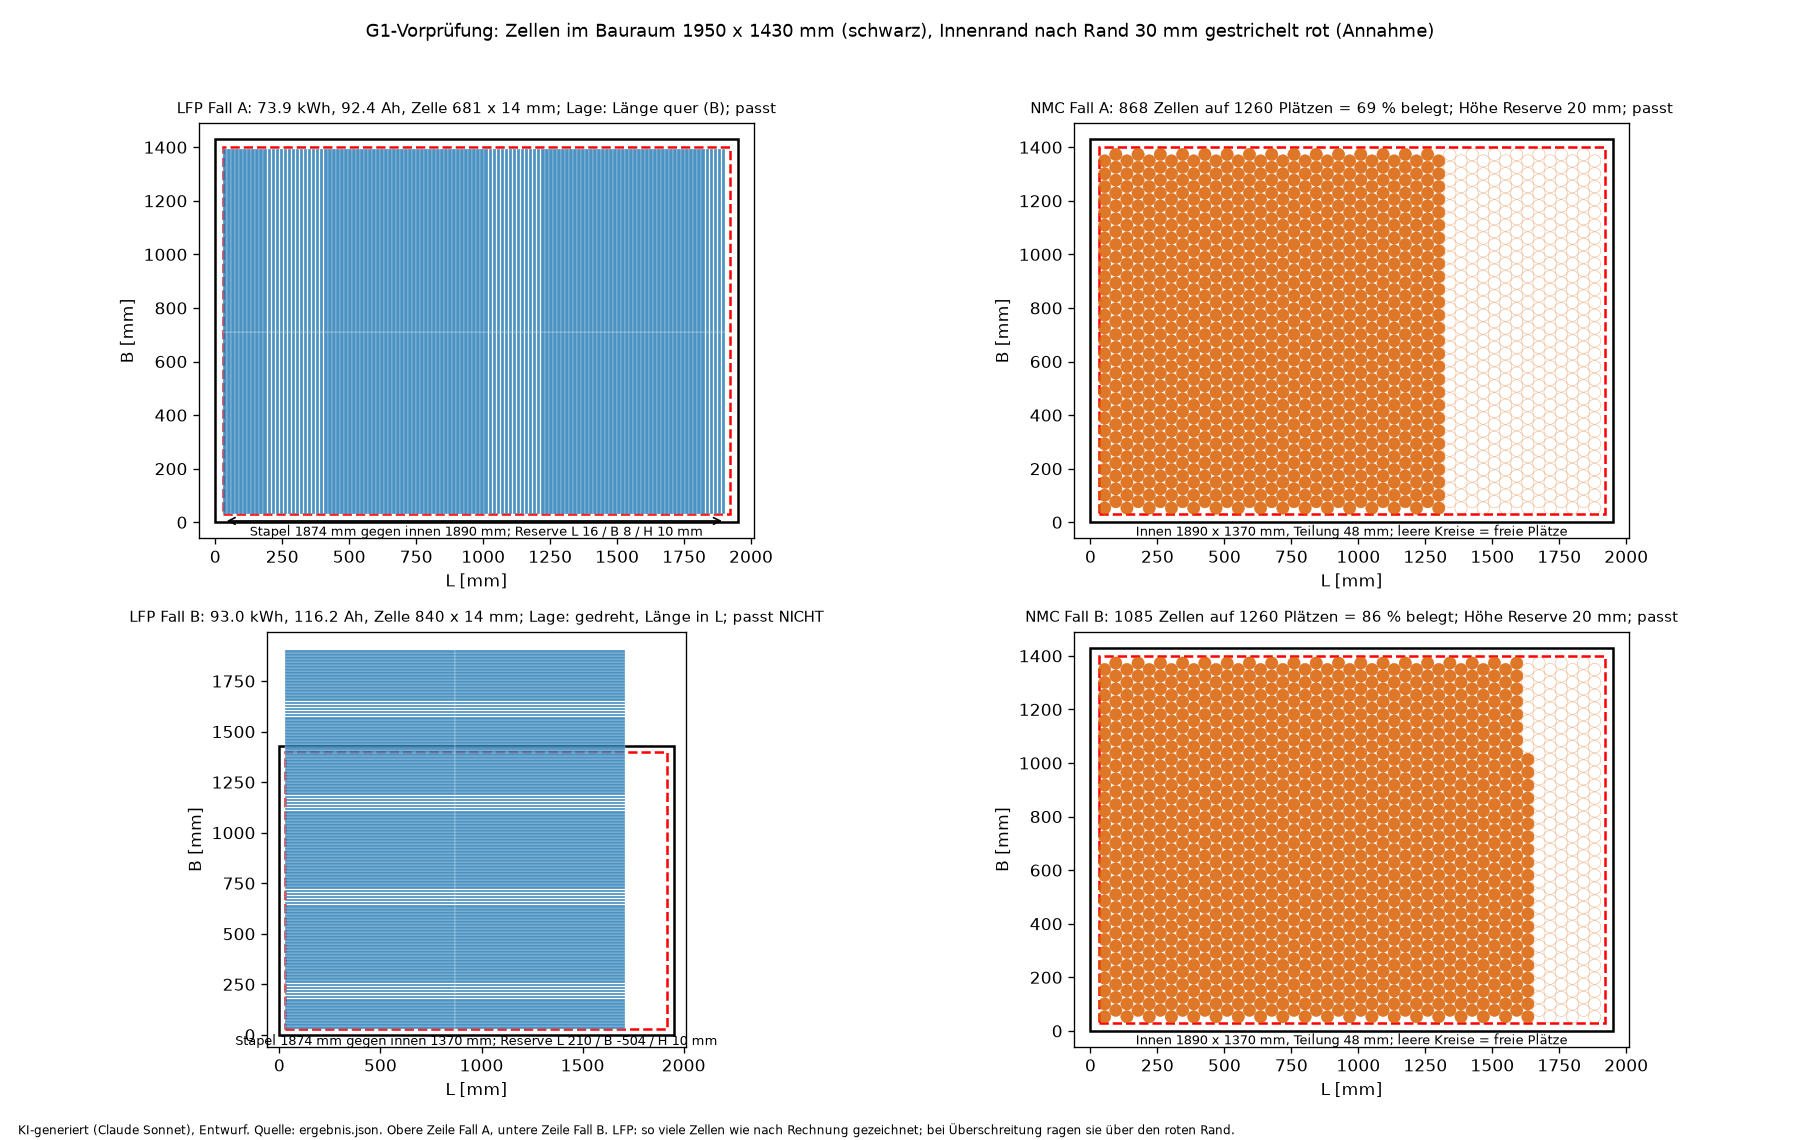

Source code (Python):
#!/usr/bin/env python3
"""KI-generiert (Claude Sonnet, 2026-11-17). Auftrag G1-V (Opus), Dok. ERW-G1. Status: Entwurf.
Liest NUR eingaben.json. Schreibt ergebnis.json, anordnung.png, anordnung_lesehilfe.md, ERGEBNIS.md, ERGEBNIS_kurz.txt,
praesentation/bausteine/G1.md. Laufzeit: Sekunden. Die Prüfgrenzen im Abgleich stammen aus ERWARTUNG.md (Abschnitt „Verfehlte Erwartung“)."""
import json, math, os
import matplotlib
matplotlib.use("Agg")
import matplotlib.pyplot as plt
from matplotlib.patches import Rectangle, Circle

D = os.path.dirname(os.path.abspath(__file__))
ROOT = os.path.abspath(os.path.join(D, "..", "..", ".."))
E = json.load(open(os.path.join(D, "eingaben.json"), encoding="utf-8"))
v = lambda k: E[k]["wert"]
BASIS = dict(
    bauraum=v("bauraum_mm"), rand=v("rand_je_seite_mm"), h_unten=v("hoehe_unten_mm"), h_oben=v("hoehe_oben_mm"),
    gap_lfp=E["LFP"]["zellabstand_mm"]["wert"], gap_nmc=E["NMC"]["zellabstand_mm"]["wert"])
BAND = dict(rand=E["rand_je_seite_mm"]["band"], h_unten=E["hoehe_unten_mm"]["band"], h_oben=E["hoehe_oben_mm"]["band"],
            gap_lfp=E["LFP"]["zellabstand_mm"]["band"], gap_nmc=E["NMC"]["zellabstand_mm"]["band"])
L_ = E["LFP"]; N_ = E["NMC"]
S = L_["s"]; UN = L_["nennspannung_V"]
FALL_E = {"A": {"LFP": E["energie_kWh"]["A"], "NMC": E["energie_kWh"]["A"]},
          "B": {"LFP": E["energie_kWh"]["B_LFP"], "NMC": E["energie_kWh"]["B_NMC"]}}
NMC_Z = {"A": N_["zellen"]["A"], "B": N_["zellen"]["B"]}

def stapel(n, dicke, gap):   # Länge von n Zellen in einer Reihe mit Abstand gap dazwischen
    return n * dicke + max(n - 1, 0) * gap

def lfp(p, fall):
    Lb, Bb, Hb = p["bauraum"]; Li, Bi = Lb - 2 * p["rand"], Bb - 2 * p["rand"]
    H = L_["querschnitt_hoehe_mm"]["wert"] + p["h_unten"] + p["h_oben"]
    ah = FALL_E[fall]["LFP"] * 1000 / (S * UN)
    # Längenregel aus eingaben.json (laenge_regel): Elektrodenlänge ∝ Ah, dazu feste Endzone = laenge_ref - elektrode_ref
    endzone = L_["laenge_ref_mm"]["wert"] - L_["elektrode_ref_mm"]["wert"]
    laenge = L_["elektrode_ref_mm"]["wert"] * ah / L_["kapazitaet_ref_Ah"]["wert"] + endzone
    dk, g = L_["dicke_mm"]["wert"], p["gap_lfp"]
    lage = {}
    for name, quer_ist_B in (("Länge quer (B)", True), ("gedreht, Länge in L", False)):
        lang_ri, stap_ri = (Bi, Li) if quer_ist_B else (Li, Bi)   # Richtung der Zelllänge, Richtung der Stapelung
        n_reihen = int(lang_ri // laenge)
        if n_reihen < 1:
            lage[name] = dict(reihen=0, je_reihe=None, laenge_belegt_mm=laenge, stapel_belegt_mm=None,
                              reserve_Zelllaenge_mm=lang_ri - laenge, reserve_Stapel_mm=None, passt=False,
                              reserve_L_mm=(lang_ri - laenge) if not quer_ist_B else None,
                              reserve_B_mm=(lang_ri - laenge) if quer_ist_B else None)
            continue
        je = math.ceil(S / n_reihen); st = stapel(je, dk, g)
        res_l = lang_ri - n_reihen * laenge; res_s = stap_ri - st
        lage[name] = dict(reihen=n_reihen, je_reihe=je, laenge_belegt_mm=n_reihen * laenge, stapel_belegt_mm=st,
                          reserve_Zelllaenge_mm=res_l, reserve_Stapel_mm=res_s, passt=(res_l >= 0 and res_s >= 0),
                          reserve_L_mm=res_s if quer_ist_B else res_l, reserve_B_mm=res_l if quer_ist_B else res_s)
    # beste Lage: passt, sonst kleinste Überschreitung (größtes min. Reserve)
    def guete(k):
        d = lage[k]; r = [x for x in (d["reserve_L_mm"], d["reserve_B_mm"]) if x is not None]
        return (d["passt"], min(r) if r else -1e9)
    beste = max(lage, key=guete)
    bl = lage[beste]
    res_h = Hb - H
    return dict(energie_kWh=FALL_E[fall]["LFP"], ah=ah, laenge_mm=laenge, dicke_mm=dk, innen_L_mm=Li, innen_B_mm=Bi,
                hoehe_noetig_mm=H, reserve_H_mm=res_h, lagen=lage, beste_lage=beste,
                passt_L=(bl["reserve_L_mm"] is not None and bl["reserve_L_mm"] >= 0),
                passt_B=(bl["reserve_B_mm"] is not None and bl["reserve_B_mm"] >= 0), passt_H=res_h >= 0,
                reserve_L_mm=bl["reserve_L_mm"], reserve_B_mm=bl["reserve_B_mm"],
                passt=bool(bl["passt"] and res_h >= 0))

def hex_plaetze(W, Hh, d, t):
    """Sechseckpackung, Reihen entlang W; Mittelpunkte mit Abstand >= d/2 zum Rand. Gibt (Plätze, Reihenzahl, n_gerade, n_ungerade)."""
    rp = t * math.sqrt(3) / 2
    if W < d or Hh < d: return 0, 0, 0, 0
    n_g = int((W - d) // t) + 1
    n_u = int((W - d - t / 2) // t) + 1 if W - d - t / 2 >= 0 else 0
    reihen = int((Hh - d) // rp) + 1
    gesamt = sum(n_g if i % 2 == 0 else n_u for i in range(reihen))
    return gesamt, reihen, n_g, n_u

def nmc(p, fall):
    Lb, Bb, Hb = p["bauraum"]; Li, Bi = Lb - 2 * p["rand"], Bb - 2 * p["rand"]
    d = N_["durchmesser_mm"]["wert"]; t = d + p["gap_nmc"]
    H = N_["hoehe_mm"]["wert"] + p["h_unten"] + p["h_oben"]
    o1 = hex_plaetze(Li, Bi, d, t); o2 = hex_plaetze(Bi, Li, d, t)
    (pl, reihen, n_g, n_u), richt = (o1, "Reihen entlang L") if o1[0] >= o2[0] else (o2, "Reihen entlang B")
    z = NMC_Z[fall]; res_h = Hb - H
    return dict(energie_kWh=FALL_E[fall]["NMC"], zellen=z, teilung_mm=t, innen_L_mm=Li, innen_B_mm=Bi, hoehe_noetig_mm=H,
                reserve_H_mm=res_h, plaetze_L_Reihen=o1[0], plaetze_B_Reihen=o2[0], plaetze=pl, richtung=richt,
                reihen=reihen, je_gerade_reihe=n_g, je_ungerade_reihe=n_u, belegung_prozent=100 * z / pl if pl else None,
                reserve_plaetze=pl - z, passt_Flaeche=pl >= z, passt_H=res_h >= 0, passt=bool(pl >= z and res_h >= 0))

def alle(p):
    return {"LFP": {f: lfp(p, f) for f in "AB"}, "NMC": {f: nmc(p, f) for f in "AB"}}

basis = alle(BASIS)
# Empfindlichkeit: je Annahme einzeln auf Bandenden, andere bleiben auf Basis
emp = []
for key in ("rand", "gap_lfp", "gap_nmc", "h_unten", "h_oben"):
    for w in BAND[key]:
        p = dict(BASIS); p[key] = w; r = alle(p)
        zeile = {"annahme": key, "wert": w, "basis_wert": BASIS[key], "urteil": {}, "kippt": []}
        for var in ("LFP", "NMC"):
            for f in "AB":
                u = r[var][f]["passt"]; zeile["urteil"][f"{var}_{f}"] = u
                if u != basis[var][f]["passt"]: zeile["kippt"].append(f"{var}_{f}")
        emp.append(zeile)
kipper = sorted({(z["annahme"], k) for z in emp for k in z["kippt"]})
ERG = {"hinweis": "KI-generiert (Claude Sonnet, 2026-11-17). Aus eingaben.json durch anordnung.py. Längen-Abstandsregel: n Zellen = n*Dicke + (n-1)*Abstand.",
       "basis": BASIS, "baender": BAND, "ergebnis": basis, "empfindlichkeit": emp, "kippende_annahmen": [list(k) for k in kipper]}
json.dump(ERG, open(os.path.join(D, "ergebnis.json"), "w", encoding="utf-8"), indent=1, ensure_ascii=False)

# ---------- Bild
fig, axs = plt.subplots(2, 2, figsize=(15, 9.5))
Lb, Bb, Hb = BASIS["bauraum"]; r = BASIS["rand"]
def rahmen(ax, titel, extra_x=0, extra_y=0):
    ax.add_patch(Rectangle((0, 0), Lb, Bb, fill=False, ec="k", lw=1.5))
    ax.add_patch(Rectangle((r, r), Lb - 2 * r, Bb - 2 * r, fill=False, ec="red", ls="--", lw=1.5))
    ax.set_xlim(-60, Lb + 60 + extra_x); ax.set_ylim(-60, Bb + 60 + extra_y); ax.set_aspect("equal")
    ax.set_title(titel, fontsize=9); ax.set_xlabel("L [mm]"); ax.set_ylabel("B [mm]")
for i, f in enumerate("AB"):
    a = axs[i][0]; d = basis["LFP"][f]; lg = d["lagen"][d["beste_lage"]]
    ow = max(0, (lg["stapel_belegt_mm"] or 0) - d["innen_L_mm"]) if d["beste_lage"].startswith("Länge quer") else 0
    # Zeichnen: Reihen
    quer = d["beste_lage"].startswith("Länge quer")
    ex = 0; ey = 0
    if lg["reihen"] > 0:
        if quer:
            ex = max(0, lg["stapel_belegt_mm"] - d["innen_L_mm"]); ey = 0
        else:
            ey = max(0, lg["stapel_belegt_mm"] - d["innen_B_mm"])
    rahmen(a, f"LFP Fall {f}: {d['energie_kWh']:.1f} kWh, {d['ah']:.1f} Ah, Zelle {d['laenge_mm']:.0f} x {d['dicke_mm']:.0f} mm; Lage: {d['beste_lage']}; "
              f"{'passt' if d['passt'] else 'passt NICHT'}", ex, ey)
    if lg["reihen"] > 0:
        pitch = d["dicke_mm"] + BASIS["gap_lfp"]
        n_gez = 0
        for rr in range(lg["reihen"]):
            for k in range(lg["je_reihe"]):
                if n_gez >= S: break
                n_gez += 1
                if quer: x = r + k * pitch; y = r + rr * d["laenge_mm"]; w, h = d["dicke_mm"], d["laenge_mm"]
                else: x = r + rr * d["laenge_mm"]; y = r + k * pitch; w, h = d["laenge_mm"], d["dicke_mm"]
                a.add_patch(Rectangle((x, y), w, h, fc="#1f77b4", ec="white", lw=0.2, alpha=.8))
        if quer: a.annotate("", (r + lg["stapel_belegt_mm"], r - 25), (r, r - 25), arrowprops=dict(arrowstyle="<->", color="k"))
        a.text(Lb / 2, -50, f"Stapel {lg['stapel_belegt_mm']:.0f} mm gegen innen {d['innen_L_mm'] if quer else d['innen_B_mm']:.0f} mm; "
               f"Reserve L {d['reserve_L_mm']:.0f} / B {d['reserve_B_mm']:.0f} / H {d['reserve_H_mm']:.0f} mm", ha="center", fontsize=8)
    else:
        a.text(Lb / 2, Bb / 2, f"Zelllänge {d['laenge_mm']:.0f} mm > Innenmaß quer und längs", ha="center", color="red")
    a = axs[i][1]; d = basis["NMC"][f]
    rahmen(a, f"NMC Fall {f}: {d['zellen']} Zellen auf {d['plaetze']} Plätzen = {d['belegung_prozent']:.0f} % belegt; Höhe Reserve {d['reserve_H_mm']:.0f} mm; "
              f"{'passt' if d['passt'] else 'passt NICHT'}")
    dd = N_["durchmesser_mm"]["wert"]; t = d["teilung_mm"]; rp = t * math.sqrt(3) / 2
    along_L = d["richtung"] == "Reihen entlang L"
    W, Hh = (d["innen_L_mm"], d["innen_B_mm"]) if along_L else (d["innen_B_mm"], d["innen_L_mm"])
    n = 0
    for rr in range(d["reihen"]):
        cnt = d["je_gerade_reihe"] if rr % 2 == 0 else d["je_ungerade_reihe"]
        off = dd / 2 + (0 if rr % 2 == 0 else t / 2)
        for k in range(cnt):
            u = off + k * t; w_ = dd / 2 + rr * rp
            x, y = (r + u, r + w_) if along_L else (r + w_, r + u)
            n += 1
            a.add_patch(Circle((x, y), dd / 2, fc="#d95f02" if n <= d["zellen"] else "none", ec="#d95f02", lw=0.3, alpha=.85 if n <= d["zellen"] else .5))
    a.text(Lb / 2, -50, f"Innen {d['innen_L_mm']:.0f} x {d['innen_B_mm']:.0f} mm, Teilung {t:.0f} mm; leere Kreise = freie Plätze", ha="center", fontsize=8)
fig.suptitle(f"G1-Vorprüfung: Zellen im Bauraum {Lb:.0f} x {Bb:.0f} mm (schwarz), Innenrand nach Rand {r:.0f} mm gestrichelt rot (Annahme)", fontsize=11)
fig.text(0.01, 0.005, "KI-generiert (Claude Sonnet), Entwurf. Quelle: ergebnis.json. Obere Zeile Fall A, untere Zeile Fall B. LFP: so viele Zellen wie nach Rechnung gezeichnet; bei Überschreitung ragen sie über den roten Rand.", fontsize=7)
fig.tight_layout(rect=(0, 0.02, 1, 0.96)); fig.savefig(os.path.join(D, "anordnung.png"), dpi=120)

# ---------- Texte
B_ = basis
def fmt(x, n=0): return "-" if x is None else f"{x:.{n}f}"
def urteil(x): return "passt" if x else "passt nicht"
zeilen_tab = []
for var in ("LFP", "NMC"):
    for f in "AB":
        d = B_[var][f]
        if var == "LFP":
            zeilen_tab.append(f"| LFP | {f} | {d['ah']:.1f} Ah, {d['laenge_mm']:.0f} mm | {d['beste_lage']}, {d['lagen'][d['beste_lage']]['reihen']} Reihen x {d['lagen'][d['beste_lage']]['je_reihe']} | L {fmt(d['reserve_L_mm'])} / B {fmt(d['reserve_B_mm'])} / H {fmt(d['reserve_H_mm'])} | {urteil(d['passt'])} |")
        else:
            zeilen_tab.append(f"| NMC | {f} | {d['zellen']} Zellen | {d['plaetze']} Plätze ({d['richtung']}), {d['belegung_prozent']:.0f} % belegt | Plätze {d['reserve_plaetze']} / H {fmt(d['reserve_H_mm'])} | {urteil(d['passt'])} |")
tab = "| Variante | Fall | Zelle | Anordnung | Reserve in mm | Urteil |\n|---|---|---|---|---|---|\n" + "\n".join(zeilen_tab)
kipp_txt = "; ".join(f"{a} kippt {k}" for a, k in kipper) or "keine einzelne Bandänderung kippt ein Urteil"

# Abgleich mit ERWARTUNG.md
LA, LB = B_["LFP"]["A"], B_["LFP"]["B"]; NA, NB = B_["NMC"]["A"], B_["NMC"]["B"]
def lfp_a_gap05():
    p = dict(BASIS); p["gap_lfp"] = 0.5; return lfp(p, "A")
g05 = lfp_a_gap05()
abg = []
def punkt(txt, ok, ist): abg.append((txt, ok, ist))
lg = LA["lagen"]["Länge quer (B)"]
punkt("1a LFP A Länge 680-682 mm (Erwartung Nachtrag Lauf 3: 681)", 680 <= LA["laenge_mm"] <= 682, f"{LA['laenge_mm']:.1f} mm ({LA['ah']:.1f} Ah)")
punkt("1b zwei Reihen quer, 2 x Länge <= B innen (Nachtrag Lauf 3: 1362 <= 1370)", lg["reihen"] == 2 and lg["reserve_Zelllaenge_mm"] >= 0, f"{lg['reihen']} Reihen, Reserve B {lg['reserve_Zelllaenge_mm']:.0f} mm")
punkt("1c bei 1 mm Abstand passt knapp NICHT in L (125 Zellen)", (lg["je_reihe"] == 125) and (lg["reserve_Stapel_mm"] < 0), f"{lg['je_reihe']} Zellen je Reihe, Stapel {lg['stapel_belegt_mm']:.0f} mm, Reserve L {lg['reserve_Stapel_mm']:.0f} mm (Erwartung rechnete 125 x 15 = 1875; hier n*14+(n-1)*1 = {lg['stapel_belegt_mm']:.0f})")
g05l = g05["lagen"]["Länge quer (B)"]
punkt("1d bei 0,5 mm Abstand passt es", g05["passt"], f"Stapel {g05l['stapel_belegt_mm']:.0f} mm, Reserve L {g05l['reserve_Stapel_mm']:.0f} mm, passt={g05['passt']}")
punkt("1e Höhe 120 <= 130 passt", LA["passt_H"] and abs(LA["hoehe_noetig_mm"] - 120) < 1e-9, f"{LA['hoehe_noetig_mm']:.0f} mm, Reserve {LA['reserve_H_mm']:.0f} mm")
punkt("2 LFP B passt nicht (nicht verfehlt, wenn passt=False)", not LB["passt"], f"Zelle {LB['laenge_mm']:.0f} mm ({LB['ah']:.1f} Ah bei {LB['energie_kWh']} kWh; Erwartung nannte 111 Ah/790 mm), beste Lage {LB['beste_lage']}, passt={LB['passt']}")
punkt("3a NMC A Plätze 1100-1300 (Erwartung etwa 1200)", 1100 <= NA["plaetze"] <= 1300, f"{NA['plaetze']} Plätze ({NA['je_gerade_reihe']}/{NA['je_ungerade_reihe']} je Reihe, {NA['reihen']} Reihen)")
punkt("3b NMC A passt mit Reserve, rund 70 % belegt", NA["passt"] and 60 <= NA["belegung_prozent"] <= 80, f"{NA['belegung_prozent']:.0f} % belegt, passt={NA['passt']}")
punkt("3c NMC A Höhe 110 mm, 20 mm frei", abs(NA["reserve_H_mm"] - 20) < 1e-9, f"{NA['hoehe_noetig_mm']:.0f} mm, Reserve {NA['reserve_H_mm']:.0f} mm")
punkt("4 NMC B passt knapp (1085 <= etwa 1200)", NB["passt"], f"{NB['zellen']} auf {NB['plaetze']} Plätzen = {NB['belegung_prozent']:.0f} %")
punkt("5 stärkste Annahme: LFP Zellabstand/Rand, NMC Zellabstand", True, "Kipper: " + kipp_txt)
verfehlt = []
if not 680 <= LA["laenge_mm"] <= 682: verfehlt.append("LFP-Länge Fall A außerhalb 680-682 (Nachtrag Lauf 3)")
if not 1100 <= NA["plaetze"] <= 1300: verfehlt.append("NMC-Plätze außerhalb 1100-1300")
if LB["passt"]: verfehlt.append("LFP Fall B passt")
abg_txt = "\n".join(f"- {'ERFÜLLT' if ok else 'ABWEICHUNG'}: {t}. Ist: {i}" for t, ok, i in abg)
abg_txt += "\n- Verfehlte-Erwartung-Kriterien (ERWARTUNG.md): " + ("; ".join(verfehlt) if verfehlt else "keines eingetreten")

emp_txt = "| Annahme | Basis | Bandwert | kippt Urteil |\n|---|---|---|---|\n" + "\n".join(
    f"| {z['annahme']} | {z['basis_wert']} | {z['wert']} | {', '.join(z['kippt']) or '-'} |" for z in emp)

open(os.path.join(D, "ERGEBNIS.md"), "w", encoding="utf-8").write(f"""| Dok.-Nr. | ERG-G1 | Version | 1.0 | Status | Entwurf |
|---|---|---|---|---|---|
| Titel | Ergebnis G1-Vorprüfung Zellanordnung | Ersteller | Claude Sonnet (KI) | Prüfer | Opus (Rohdaten) |

> **KI-generiert.** Claude Sonnet, 2026-11-17, Auftrag G1-V. Entwurf, nicht vom Menschen freigegeben. Quelle aller Zahlen: `sim/geometrie/g1_anordnung/ergebnis.json` (aus `eingaben.json` durch `anordnung.py`).

## Ergebnis (Basiswerte)
Bauraum {Lb:.0f} x {Bb:.0f} x {Hb:.0f} mm, Rand {BASIS['rand']} mm je Seite, Innen {LA['innen_L_mm']:.0f} x {LA['innen_B_mm']:.0f} mm; Höhe unten/oben {BASIS['h_unten']}/{BASIS['h_oben']} mm. Alle Randwerte sind Annahmen (`eingaben.json`).

{tab}

Reserve negativ = fehlt. LFP: Stapellänge n Zellen = n*Dicke + (n-1)*Abstand. Beide Lagen (quer und gedreht) wurden geprüft, die bessere ist angegeben. Bild: `anordnung.png`, Lesehilfe: `anordnung_lesehilfe.md`.

## Empfindlichkeit (je Annahme einzeln auf Bandende)
{emp_txt}

Kippende Annahmen: {kipp_txt}.

## Abgleich ERWARTUNG.md Punkt für Punkt
{abg_txt}

## Offene Punkte
- Die Erwartung nennt für LFP Fall B 111 Ah / etwa 790 mm; `eingaben.json` gibt E = {LB['energie_kWh']} kWh (B_LFP), das ergibt {LB['ah']:.1f} Ah / {LB['laenge_mm']:.0f} mm. Das Urteil „passt nicht“ ändert sich dadurch nicht. Opus prüft, welcher Wert gelten soll.
- Gemischte Anordnungen (Zellen in zwei Lagen, Restreihen) und Zellverbinder-/Kühlplatzbedarf sind nicht modelliert.

*KI-generiert, Entwurf. Dokument ERG-G1, Version 1.0.*
""")

open(os.path.join(D, "anordnung_lesehilfe.md"), "w", encoding="utf-8").write(f"""> **KI-generiert** (Claude Sonnet, 2026-11-17), Entwurf.

**Lesehilfe zu anordnung.png.** Das Bild zeigt von oben, wie die Zellen in den Bauraum (schwarzer Rahmen, {Lb:.0f} x {Bb:.0f} mm) passen sollen. Der rote gestrichelte Rahmen ist der nutzbare Innenraum nach Abzug von {BASIS['rand']} mm Wand je Seite (eine Annahme). Obere Zeile: Fall A ({LA['energie_kWh']} kWh), untere Zeile: Fall B. Links die LFP-Blade-Zellen (lange flache Rechtecke, stehend nebeneinander gestapelt), rechts die runden NMC-Zellen im Sechseck-Muster. Ragen blaue Zellen über den roten Rahmen, passt die Anordnung nicht. Bei NMC sind gefüllte Kreise belegte Plätze, leere Kreise freie Plätze. Ergebnis: LFP A {urteil(LA['passt'])} (Reserve in L {fmt(LA['reserve_L_mm'])} mm), LFP B {urteil(LB['passt'])}, NMC A {urteil(NA['passt'])} ({NA['belegung_prozent']:.0f} % der Plätze belegt), NMC B {urteil(NB['passt'])} ({NB['belegung_prozent']:.0f} %). Es ist eine Vorprüfung mit Annahmen für Rand und Abstände.

*KI-generiert, Entwurf, nicht vom Menschen freigegeben.*
""")

kurz = [f"G1-V Ergebnis (KI-generiert, Entwurf), Quelle sim/geometrie/g1_anordnung/ergebnis.json",
        f"LFP A: {LA['ah']:.1f} Ah, Länge {LA['laenge_mm']:.0f} mm, {urteil(LA['passt'])} (Reserve L {fmt(LA['reserve_L_mm'])}, B {fmt(LA['reserve_B_mm'])}, H {fmt(LA['reserve_H_mm'])} mm)",
        f"LFP B: {LB['ah']:.1f} Ah, Länge {LB['laenge_mm']:.0f} mm, {urteil(LB['passt'])} (beste Lage: {LB['beste_lage']}; Reserve L {fmt(LB['reserve_L_mm'])}, B {fmt(LB['reserve_B_mm'])} mm)",
        f"NMC A: {NA['zellen']} Zellen / {NA['plaetze']} Plätze = {NA['belegung_prozent']:.0f} %, {urteil(NA['passt'])}, H-Reserve {NA['reserve_H_mm']:.0f} mm",
        f"NMC B: {NB['zellen']} Zellen / {NB['plaetze']} Plätze = {NB['belegung_prozent']:.0f} %, {urteil(NB['passt'])}",
        f"LFP A bei Zellabstand 0,5 mm: {urteil(g05['passt'])}",
        f"Kippende Annahmen: {kipp_txt}",
        f"Erwartung verfehlt: {('; '.join(verfehlt)) if verfehlt else 'nein'}; Abweichung: LFP B Ah/Länge {LB['ah']:.1f}/{LB['laenge_mm']:.0f} statt 111/790 (Eingabe 93,0 kWh)",
        "Details: ERGEBNIS.md"]
open(os.path.join(D, "ERGEBNIS_kurz.txt"), "w", encoding="utf-8").write("\n".join(kurz) + "\n")

bd = os.path.join(ROOT, "praesentation", "bausteine"); os.makedirs(bd, exist_ok=True)
open(os.path.join(bd, "G1.md"), "w", encoding="utf-8").write(f"""> **KI-generiert** (Claude Sonnet, 2026-11-17), Entwurf. Folienbaustein Vorgang G1 (Vorprüfung Zellanordnung).

# Zellanordnung im Bauraum {Lb:.0f} x {Bb:.0f} x {Hb:.0f} mm
**Kernaussage (Opus): <von Opus einzusetzen>. Rechenstand: NMC-4680 Fall A {urteil(NA['passt'])} ({NA['belegung_prozent']:.0f} % der Plätze), LFP-Blade Fall A {urteil(LA['passt'])}, Fall B LFP {urteil(LB['passt'])}.**

**Bild:** sim/geometrie/g1_anordnung/anordnung.png (Zielband: Innenrand nach {BASIS['rand']} mm Wand, Annahme)

**Zahlen** (Quelle sim/geometrie/g1_anordnung/ergebnis.json):
- LFP A: {LA['ah']:.1f} Ah, Länge {LA['laenge_mm']:.0f} mm, Reserve L {fmt(LA['reserve_L_mm'])} mm
- LFP B: Länge {LB['laenge_mm']:.0f} mm, {urteil(LB['passt'])}
- NMC A: {NA['zellen']} Zellen auf {NA['plaetze']} Plätzen; NMC B: {NB['zellen']} auf {NB['plaetze']}
- Kippende Annahmen: {kipp_txt}

*KI-generiert, Entwurf.*
""")
print("\n".join(kurz))

# ---- Lauf 3 (Endzone-Längenregel, Bauraum 1950 x 1430): Vergleich mit gesichertem Lauf 2 an ERGEBNIS.md anhängen (Zahlen nur aus den ergebnis*.json) ----
_l2 = os.path.join(D, "ergebnis_lauf2.json")
if os.path.exists(_l2):
    B2 = json.load(open(_l2, encoding="utf-8"))["ergebnis"]; b2 = json.load(open(_l2, encoding="utf-8"))["basis"]
    def _z(Bx, v, f):
        x = Bx[v][f]
        return (f"{x['ah']:.1f} Ah, {x['laenge_mm']:.0f} mm, {urteil(x['passt'])} (Reserve L {fmt(x['reserve_L_mm'])} / B {fmt(x['reserve_B_mm'])})" if v == "LFP"
                else f"{x['zellen']} / {x['plaetze']} Plätze = {x['belegung_prozent']:.0f} %, {urteil(x['passt'])}")
    abschn = [f"\n## Lauf 3 (Längenregel mit fester Endzone, Bauraum {BASIS['bauraum'][0]:.0f} x {BASIS['bauraum'][1]:.0f} mm)",
              f"KI-generiert (Claude Sonnet, 2026-11-17), Entwurf. Längenregel `laenge_regel` aus `eingaben.json`: Elektrodenlänge ∝ Ah plus feste Endzone ({L_['laenge_ref_mm']['wert'] - L_['elektrode_ref_mm']['wert']:.1f} mm). Lauf-2-Stand: `ergebnis_lauf2.json` (Bauraum {b2['bauraum'][0]:.0f} x {b2['bauraum'][1]:.0f} mm).",
              "", "| Größe | Lauf 2 | Lauf 3 |", "|---|---|---|"]
    for v, f in (("LFP", "A"), ("LFP", "B"), ("NMC", "A"), ("NMC", "B")):
        abschn.append(f"| {v} {f} | {_z(B2, v, f)} | {_z(B_, v, f)} |")
    lgA = LA["lagen"][LA["beste_lage"]]
    abschn += ["", "Abgleich mit dem Nachtrag in `ERWARTUNG.md` (Lauf 3):",
               f"1. LFP A Zelle 681 mm, zwei Reihen quer 1362 ≤ 1370 mm, Reserve B etwa 8 mm, L 16 mm: Ist {LA['laenge_mm']:.1f} mm, {lgA['reihen']} Reihen, belegt {lgA['laenge_belegt_mm']:.1f} mm, Reserve B {fmt(LA['reserve_B_mm'], 1)} mm, L {fmt(LA['reserve_L_mm'])} mm: **{'erfüllt' if 680 <= LA['laenge_mm'] <= 682 and LA['passt'] and lgA['reihen'] == 2 else 'verfehlt'}**",
               f"2. LFP B Zelle etwa 840 mm, passt weiter nicht: Ist {LB['laenge_mm']:.0f} mm, {urteil(LB['passt'])}: **{'erfüllt' if not LB['passt'] and 835 <= LB['laenge_mm'] <= 845 else 'verfehlt'}**",
               f"3. NMC etwa eine Reihe mehr (etwa 1270 Plätze), Belegung A etwa 68 %: Ist {NA['plaetze']} Plätze (Lauf 2: {B2['NMC']['A']['plaetze']}), {NA['belegung_prozent']:.0f} % belegt: **{'erfüllt' if 1250 <= NA['plaetze'] <= 1290 and 67 <= NA['belegung_prozent'] <= 70 else 'verfehlt'}** (Erwartung nannte etwa 1270, gerechnet {NA['plaetze']})",
               "Verfehlt-Kriterium des Nachtrags (LFP A passt nicht): " + ("nicht eingetreten." if LA["passt"] else "EINGETRETEN."), ""]
    with open(os.path.join(D, "ERGEBNIS.md"), "a", encoding="utf-8") as fh: fh.write("\n".join(abschn) + "\n")
